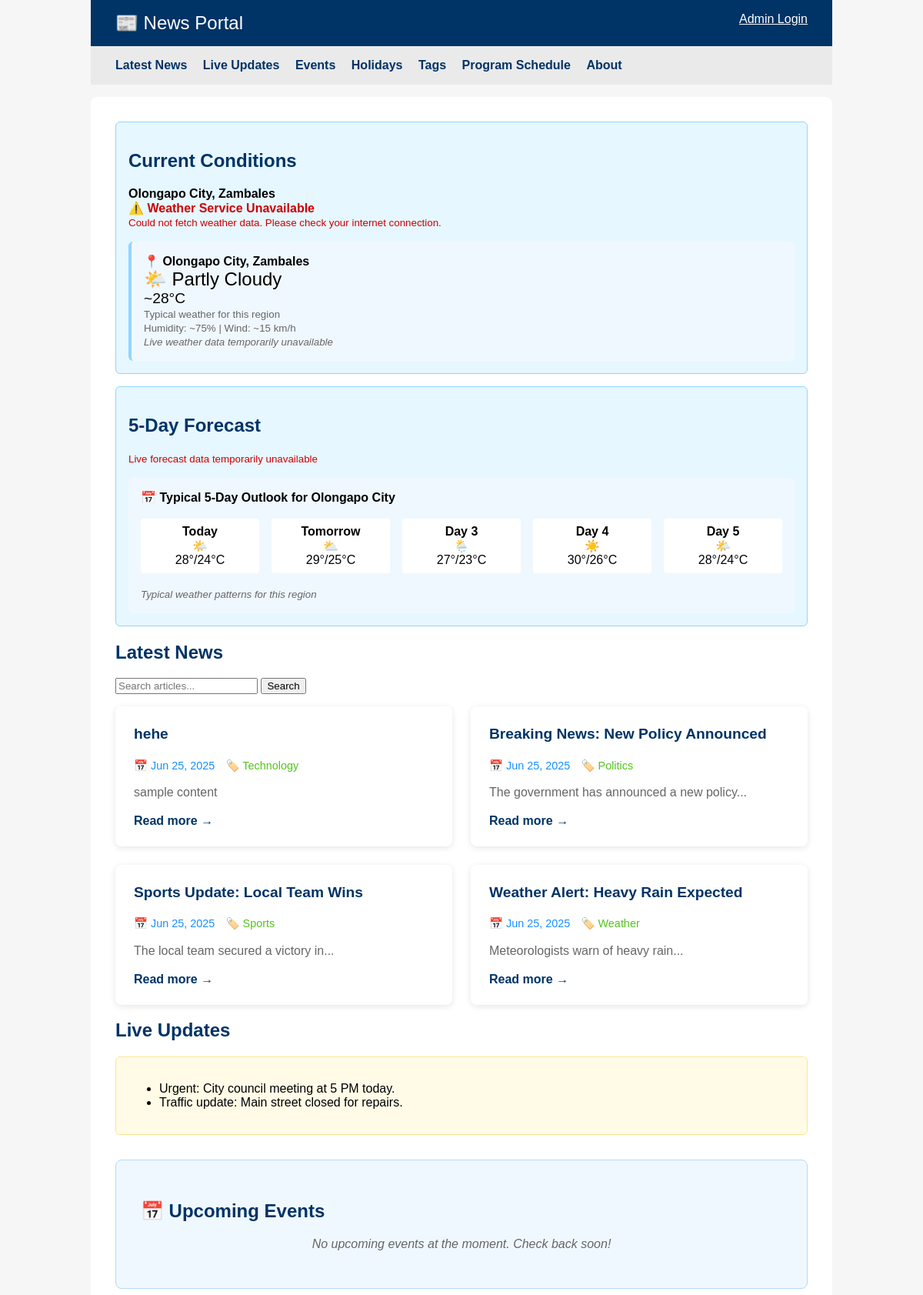
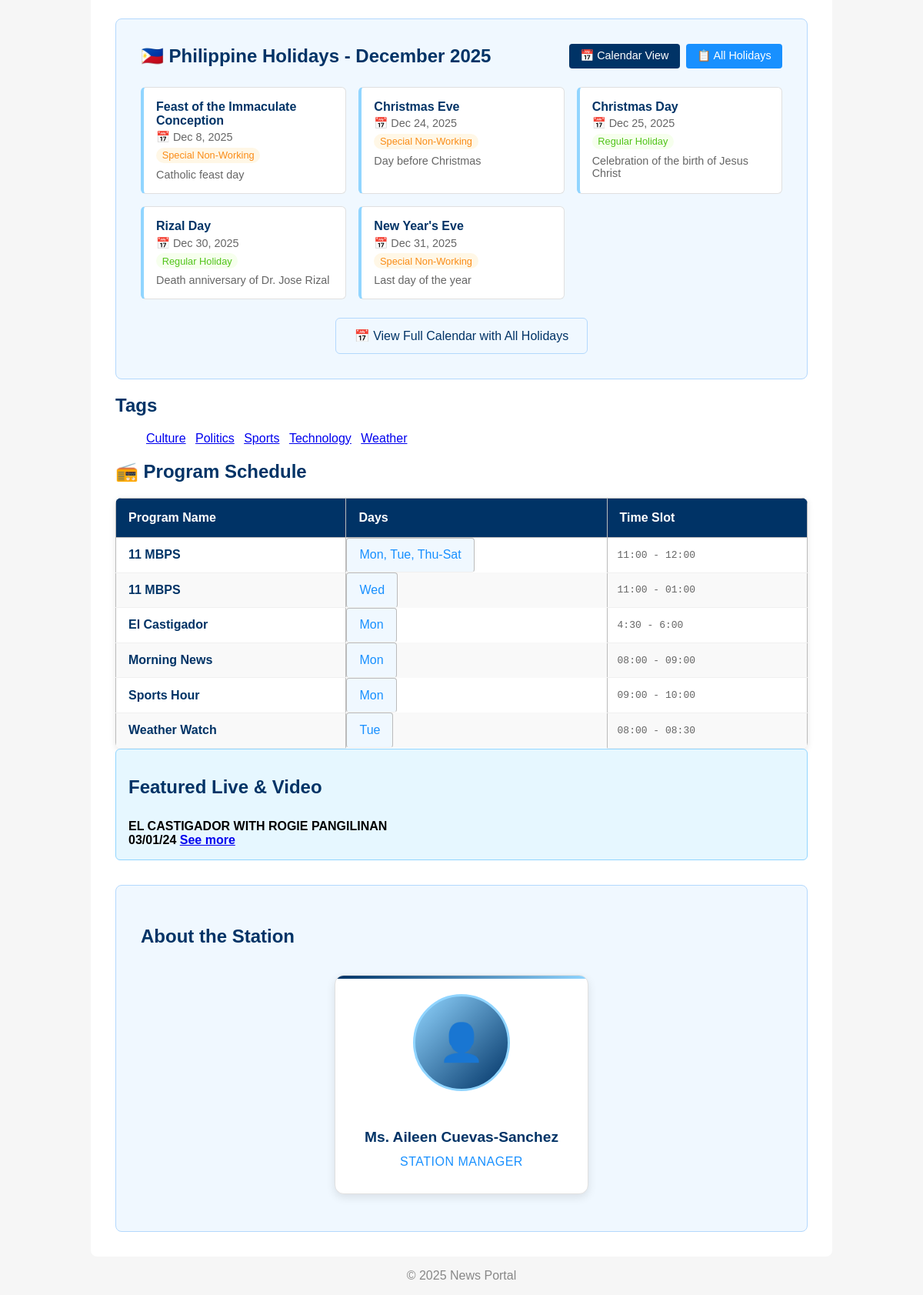
The page / on the database its author committed (2 pictures, top to bottom).
### tables this page shows
CREATE TABLE `articles` (
  `id` int(11) NOT NULL,
  `title` varchar(255) NOT NULL,
  `content` text NOT NULL,
  `created_at` datetime NOT NULL DEFAULT current_timestamp(),
  `image_path` varchar(255) DEFAULT NULL
);

CREATE TABLE `live_updates` (
  `id` int(11) NOT NULL,
  `message` text NOT NULL,
  `created_at` datetime NOT NULL DEFAULT current_timestamp()
);

CREATE TABLE `philippine_holidays` (
  `id` int(11) NOT NULL AUTO_INCREMENT,
  `name` varchar(255) NOT NULL,
  `date` date NOT NULL,
  `type` enum('regular','special_non_working','special_working') DEFAULT 'regular',
  `description` text DEFAULT NULL,
  `is_recurring` tinyint(1) DEFAULT 0,
  `month_day` varchar(10) DEFAULT NULL,
  `source` varchar(50) DEFAULT NULL COMMENT 'api, prediction, manual, nager_api',
  `created_at` datetime NOT NULL DEFAULT current_timestamp(),
  `updated_at` datetime NOT NULL DEFAULT current_timestamp() ON UPDATE current_timestamp(),
  PRIMARY KEY (`id`),
  KEY `idx_holiday_date` (`date`),
  KEY `idx_holiday_type` (`type`),
  KEY `idx_month_day` (`month_day`),
  KEY `idx_source` (`source`),
  UNIQUE KEY `unique_holiday_date` (`name`, `date`)
);

CREATE TABLE `tags` (
  `id` int(11) NOT NULL,
  `name` varchar(100) NOT NULL
);

CREATE TABLE `program_schedule` (
  `id` int(11) NOT NULL,
  `program_name` varchar(100) NOT NULL,
  `day_of_week` varchar(10) NOT NULL,
  `time_slot` varchar(50) NOT NULL
);

CREATE TABLE `featured_media` (
  `id` int(11) NOT NULL,
  `url` varchar(512) NOT NULL,
  `title` varchar(255) DEFAULT NULL,
  `description` text DEFAULT NULL,
  `created_at` timestamp NOT NULL DEFAULT current_timestamp()
);

CREATE TABLE `station_members` (
  `id` int(11) NOT NULL,
  `name` varchar(100) NOT NULL,
  `position` varchar(100) NOT NULL,
  `program` varchar(150) DEFAULT NULL,
  `image_url` varchar(255) DEFAULT NULL
);

### index.php (the view, shortened to what the rows shown need)
<?php
require_once 'config/db.php';
$stmt = $pdo->prepare("SELECT a.*, GROUP_CONCAT(t.name) AS tags FROM articles a LEFT JOIN article_tags at ON a.id = at.article_id LEFT JOIN tags t ON at.tag_id = t.id GROUP BY a.id ORDER BY a.created_at DESC LIMIT 10");
$stmt->execute();
$articles = $stmt->fetchAll(PDO::FETCH_ASSOC);
$stmt = $pdo->query("SELECT * FROM live_updates ORDER BY created_at DESC LIMIT 5");
$liveUpdates = $stmt->fetchAll(PDO::FETCH_ASSOC);
$stmt = $pdo->query("SELECT * FROM tags ORDER BY name ASC");
$tags = $stmt->fetchAll(PDO::FETCH_ASSOC);
$stmt = $pdo->query("SELECT * FROM program_schedule ORDER BY program_name,
    CASE
        WHEN day_of_week = 'Monday' THEN 1
        WHEN day_of_week = 'Tuesday' THEN 2
        WHEN day_of_week = 'Wednesday' THEN 3
        WHEN day_of_week = 'Thursday' THEN 4
        WHEN day_of_week = 'Friday' THEN 5
        WHEN day_of_week = 'Saturday' THEN 6
        WHEN day_of_week = 'Sunday' THEN 7
        ELSE 8
    END, time_slot");
$schedules = $stmt->fetchAll(PDO::FETCH_ASSOC);
$groupedPrograms = [];
foreach ($schedules as $schedule) {
    $key = $schedule['program_name'] . '|' . $schedule['time_slot'];
    $groupedPrograms[$key]['program_name'] = $schedule['program_name'];
    $groupedPrograms[$key]['time_slot'] = $schedule['time_slot'];
    $groupedPrograms[$key]['days'][] = $schedule['day_of_week'];
}
function formatDayRange($days) {
    $dayOrder = ['Monday', 'Tuesday', 'Wednesday', 'Thursday', 'Friday', 'Saturday', 'Sunday'];
    $dayAbbr = ['Mon', 'Tue', 'Wed', 'Thu', 'Fri', 'Sat', 'Sun'];
    usort($days, function($a, $b) use ($dayOrder) {
        return array_search($a, $dayOrder) - array_search($b, $dayOrder);
    });
    $abbrDays = array_map(function($day) use ($dayOrder, $dayAbbr) {
        return $dayAbbr[array_search($day, $dayOrder)];
    }, $days);
    if (count($abbrDays) == 1) {
        return $abbrDays[0];
    } elseif (count($abbrDays) == 7) {
        return 'Daily';
    } elseif (array_slice($abbrDays, 0, 5) == ['Mon', 'Tue', 'Wed', 'Thu', 'Fri'] && count($abbrDays) == 5) {
        return 'Mon-Fri';
    } elseif (array_slice($abbrDays, 5, 2) == ['Sat', 'Sun'] && count($abbrDays) == 2) {
        return 'Sat-Sun';
    } else {
        $ranges = [];
        $start = 0;
        for ($i = 1; $i <= count($abbrDays); $i++) {
            if ($i == count($abbrDays) || array_search($abbrDays[$i], $dayAbbr) != array_search($abbrDays[$i-1], $dayAbbr) + 1) {
                if ($i - $start > 2) {
                    $ranges[] = $abbrDays[$start] . '-' . $abbrDays[$i-1];
                } elseif ($i - $start == 2) {
                    $ranges[] = $abbrDays[$start] . ', ' . $abbrDays[$i-1];
                } else {
                    $ranges[] = $abbrDays[$start];
                }
                $start = $i;
            }
        }
        return implode(', ', $ranges);
    }
}
$city = 'Olongapo City, Zambales';
$stmt = $pdo->query("SELECT * FROM featured_media ORDER BY id DESC LIMIT 6");
$featuredMedia = $stmt->fetchAll(PDO::FETCH_ASSOC);
$stmt = $pdo->query("SELECT * FROM station_members ORDER BY id ASC");
$members = $stmt->fetchAll(PDO::FETCH_ASSOC);
$currentMonth = date('m');
$currentYear = date('Y');
$stmt = $pdo->prepare("SELECT * FROM philippine_holidays WHERE MONTH(date) = ? AND YEAR(date) = ? ORDER BY date ASC");
$stmt->execute([$currentMonth, $currentYear]);
$holidays = $stmt->fetchAll(PDO::FETCH_ASSOC);
?>
<!DOCTYPE html>
<html lang="en">
<head>
</head>
<body>
<main>
    <section class="weather-block">
        <h2>Current Conditions</h2>
        <strong><?php echo htmlspecialchars($city); ?></strong><br>
    </section>
    <section class="weather-block">
        <h2>5-Day Forecast</h2>
    </section>
    <section id="news">
        <h1>Latest News</h1>
        <div class="news-grid">
        <?php foreach ($articles as $article): ?>
            <article class="news-card">
                <div class="news-content">
                    <h3><?php echo htmlspecialchars($article['title']); ?></h3>
                    <div class="news-meta">
                        <span class="news-date">📅 <?php echo date('M j, Y', strtotime($article['created_at'])); ?></span>
                        <?php if ($article['tags']): ?>
                            <span class="news-tags">🏷️ <?php echo htmlspecialchars($article['tags']); ?></span>
                        <?php endif; ?>
                    </div>
                    <div class="news-excerpt">
                        <?php
                        $excerpt = strip_tags($article['content']);
                        echo htmlspecialchars(strlen($excerpt) > 150 ? substr($excerpt, 0, 150) . '...' : $excerpt);
                        ?>
                    </div>
                    <a href="article.php?id=<?php echo $article['id']; ?>" class="read-more">Read more →</a>
                </div>
            </article>
        <?php endforeach; ?>
        </div>
    </section>
    <section id="live">
        <h2>Live Updates</h2>
        <div class="live-updates">
            <ul>
            <?php foreach ($liveUpdates as $update): ?>
                <li><?php echo htmlspecialchars($update['message']); ?></li>
            <?php endforeach; ?>
            </ul>
        </div>
    </section>
    <section class="events-section" id="events">
        <h2>📅 Upcoming Events</h2>
    </section>
    <section class="holidays-section" id="holidays">
        <div style="display: flex; justify-content: space-between; align-items: center; margin-bottom: 1em; flex-wrap: wrap; gap: 1em;">
            <h2 style="margin: 0;">🇵🇭 Philippine Holidays - <?php echo date('F Y'); ?></h2>
        </div>
        <?php if (!empty($holidays)): ?>
            <div class="holidays-list">
                <?php foreach ($holidays as $holiday): ?>
                    <div class="holiday-item">
                        <div class="holiday-name"><?php echo htmlspecialchars($holiday['name']); ?></div>
                        <div class="holiday-date">📅 <?php echo date('M j, Y', strtotime($holiday['date'])); ?></div>
                        <div class="holiday-type holiday-<?php echo $holiday['type']; ?>">
                            <?php
                            switch($holiday['type']) {
                                case 'regular': echo 'Regular Holiday'; break;
                                case 'special_non_working': echo 'Special Non-Working'; break;
                            }
                            ?>
                        </div>
                        <?php if ($holiday['description']): ?>
                            <div style="margin-top: 0.5em; font-size: 0.9em; color: #666;">
                                <?php echo htmlspecialchars($holiday['description']); ?>
                            </div>
                        <?php endif; ?>
                    </div>
                <?php endforeach; ?>
            </div>
        <?php endif; ?>
    </section>
    <section id="tags">
        <h2>Tags</h2>
        <ul class="tags-list">
        <?php foreach ($tags as $tag): ?>
            <li><a href="?tag=<?php echo urlencode($tag['name']); ?>"><?php echo htmlspecialchars($tag['name']); ?></a></li>
        <?php endforeach; ?>
        </ul>
    </section>
    <section id="schedule">
        <h2>📻 Program Schedule</h2>
        <div class="schedule-container">
            <table class="schedule-table">
                <thead>
                    <tr>
                        <th>Program Name</th>
                        <th>Days</th>
                        <th>Time Slot</th>
                    </tr>
                </thead>
                <tbody>
                <?php foreach ($groupedPrograms as $program): ?>
                    <tr>
                        <td class="program-name"><?php echo htmlspecialchars($program['program_name']); ?></td>
                        <td class="program-days"><?php echo formatDayRange($program['days']); ?></td>
                        <td class="program-time"><?php echo htmlspecialchars($program['time_slot']); ?></td>
                    </tr>
                <?php endforeach; ?>
                </tbody>
            </table>
        </div>
    </section>
    <section id="featured-media" class="weather-block">
        <h2>Featured Live & Video</h2>
        <div style="display: flex; flex-wrap: wrap; gap: 1em;">
        <?php foreach ($featuredMedia as $media): ?>
            <div style="flex: 1 1 300px; min-width: 300px; max-width: 400px; position:relative;">
                <?php if (!empty($media['title'])): ?>
                    <div style="font-weight:bold; margin-top:0.5em;">
                        <?php echo htmlspecialchars($media['title']); ?>
                        <?php if (!empty($media['description'])): ?>
                            <a href="javascript:void(0);" class="see-more" data-id="desc-<?php echo $media['id']; ?>">See more</a>
                        <?php endif; ?>
                    </div>
                <?php endif; ?>
            </div>
        <?php endforeach; ?>
        </div>
    </section>
    <section class="about-section" id="about">
        <h2>About the Station</h2>
        <div class="members-grid">
            <?php foreach ($members as $member): ?>
                <div class="member-card">
                    <div class="member-name"><?php echo htmlspecialchars($member['name']); ?></div>
                    <div class="member-position"><?php echo htmlspecialchars($member['position']); ?></div>
                </div>
            <?php endforeach; ?>
        </div>
    </section>
</main>
</body>
</html>

### rows shown on the page
articles: title "hehe", created_at "Jun 25, 2025", tags "Technology", content "sample content"
articles: title "Breaking News: New Policy Announced", created_at "Jun 25, 2025", tags "Politics", content "The government has announced a new policy..."
articles: title "Sports Update: Local Team Wins", created_at "Jun 25, 2025", tags "Sports", content "The local team secured a victory in..."
articles: title "Weather Alert: Heavy Rain Expected", created_at "Jun 25, 2025", tags "Weather", content "Meteorologists warn of heavy rain..."
live_updates: message "Urgent: City council meeting at 5 PM today."
live_updates: message "Traffic update: Main street closed for repairs."
philippine_holidays: name "Feast of the Immaculate Conception", date "Dec 8, 2025", shows "Special Non-Working", description "Catholic feast day"
philippine_holidays: name "Christmas Eve", date "Dec 24, 2025", shows "Special Non-Working", description "Day before Christmas"
philippine_holidays: name "Christmas Day", date "Dec 25, 2025", type "Regular Holiday", description "Celebration of the birth of Jesus Christ"
philippine_holidays: name "Rizal Day", date "Dec 30, 2025", type "Regular Holiday", description "Death anniversary of Dr. Jose Rizal"
philippine_holidays: name "New Year's Eve", date "Dec 31, 2025", shows "Special Non-Working", description "Last day of the year"
tags: name "Culture"
tags: name "Politics"
tags: name "Sports"
tags: name "Technology"
tags: name "Weather"
program_schedule: program_name "11 MBPS", days "Wed", time_slot "11:00 - 01:00"
program_schedule: program_name "El Castigador", days "Mon", time_slot "4:30 - 6:00"
program_schedule: program_name "Morning News", days "Mon", time_slot "08:00 - 09:00"
program_schedule: program_name "Sports Hour", days "Mon", time_slot "09:00 - 10:00"
program_schedule: program_name "Weather Watch", days "Tue", time_slot "08:00 - 08:30"
featured_media: title "EL CASTIGADOR WITH ROGIE PANGILINAN 03/01/24"
station_members: name "Ms. Aileen Cuevas-Sanchez", position "STATION MANAGER"

### other values the page prints
$city "Olongapo City, Zambales"
$weatherError "Could not fetch weather data. Please check your internet connection."
$program['program_name'] "11 MBPS"
formatDayRange($program['days']) "Mon, Tue, Thu-Sat"
$program['time_slot'] "11:00 - 12:00"
